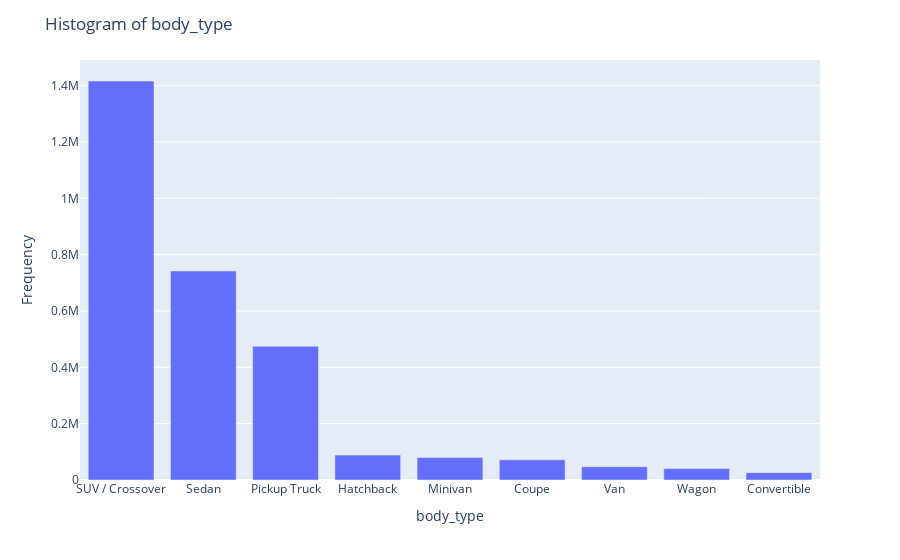
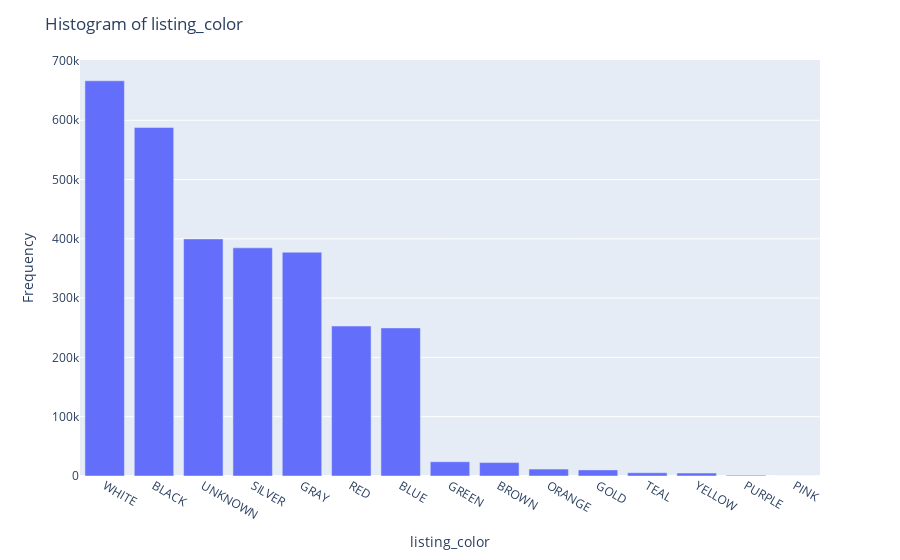
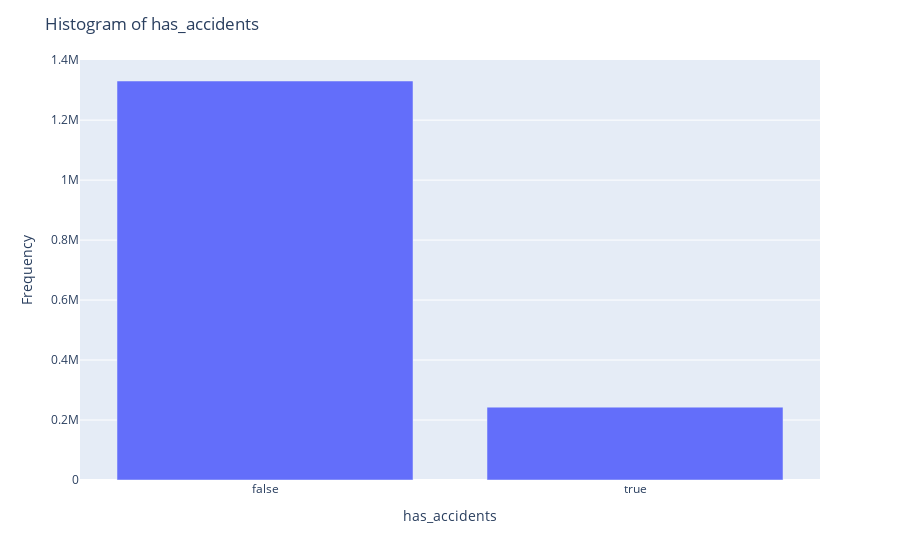
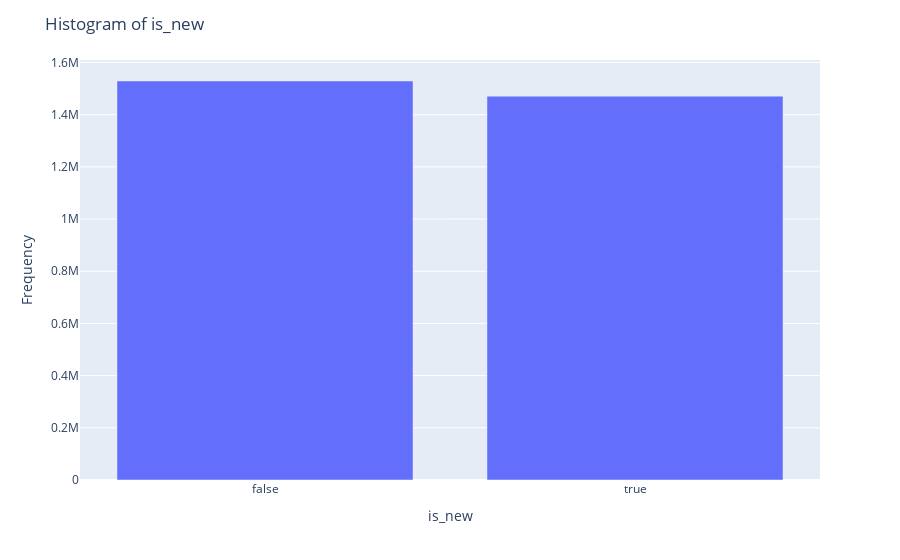

These figures' notebook cell, in order:
### Code cell
# Loop through categorical columns and create histograms
categorical_columns.remove('fleet')
categorical_columns.remove('frame_damaged')
categorical_columns.remove('trim_name')
categorical_columns.remove('wheel_system')

for col, frequencies in value_frequencies.items():
    fig = px.bar(frequencies, x=frequencies.index, y=frequencies.values, labels={'x': col, 'y': 'Frequency'})
    
    # Customize the layout if needed
    fig.update_layout(
        title=f'Histogram of {col}',
        xaxis_title=col,
        yaxis_title='Frequency',
        xaxis={'categoryorder':'total descending'}  # Sort categories by frequency
    )
    
    fig.show()

### Figure 1 — Plotly figure (JSON) as saved in the notebook; plotly's stock layout.template omitted (floating-point values rounded to 4 significant figures)
{"data": [{"alignmentgroup": "True", "hovertemplate": "body_type=%{x}<br>Frequency=%{y}<extra></extra>", "legendgroup": "", "marker": {"color": "#636efa", "pattern": {"shape": ""}}, "name": "", "offsetgroup": "", "orientation": "v", "showlegend": false, "textposition": "auto", "type": "bar", "x": ["SUV / Crossover", "Sedan", "Pickup Truck", "Hatchback", "Minivan", "Coupe", "Van", "Wagon", "Convertible"], "xaxis": "x", "y": [1416402, 742036, 474595, 88374, 79802, 71607, 47166, 40505, 26010], "yaxis": "y"}], "layout": {"barmode": "relative", "legend": {"tracegroupgap": 0}, "margin": {"t": 60}, "title": {"text": "Histogram of body_type"}, "xaxis": {"anchor": "y", "categoryorder": "total descending", "domain": [0, 1], "title": {"text": "body_type"}}, "yaxis": {"anchor": "x", "domain": [0, 1], "title": {"text": "Frequency"}}}}

### Figure 2 — Plotly figure (JSON) as saved in the notebook; plotly's stock layout.template omitted (floating-point values rounded to 4 significant figures)
{"data": [{"alignmentgroup": "True", "hovertemplate": "listing_color=%{x}<br>Frequency=%{y}<extra></extra>", "legendgroup": "", "marker": {"color": "#636efa", "pattern": {"shape": ""}}, "name": "", "offsetgroup": "", "orientation": "v", "showlegend": false, "textposition": "auto", "type": "bar", "x": ["WHITE", "BLACK", "UNKNOWN", "SILVER", "GRAY", "RED", "BLUE", "GREEN", "BROWN", "ORANGE", "GOLD", "TEAL", "YELLOW", "PURPLE", "PINK"], "xaxis": "x", "y": [666564, 587999, 399905, 384779, 377442, 252917, 249758, 24074, 22611, 11631, 10297, 5453, 5003, 1468, 139], "yaxis": "y"}], "layout": {"barmode": "relative", "legend": {"tracegroupgap": 0}, "margin": {"t": 60}, "title": {"text": "Histogram of listing_color"}, "xaxis": {"anchor": "y", "categoryorder": "total descending", "domain": [0, 1], "title": {"text": "listing_color"}}, "yaxis": {"anchor": "x", "domain": [0, 1], "title": {"text": "Frequency"}}}}

### Figure 3 — Plotly figure (JSON) as saved in the notebook; plotly's stock layout.template omitted (floating-point values rounded to 4 significant figures)
{"data": [{"alignmentgroup": "True", "hovertemplate": "has_accidents=%{x}<br>Frequency=%{y}<extra></extra>", "legendgroup": "", "marker": {"color": "#636efa", "pattern": {"shape": ""}}, "name": "", "offsetgroup": "", "orientation": "v", "showlegend": false, "textposition": "auto", "type": "bar", "x": [false, true], "xaxis": "x", "y": [1330491, 242954], "yaxis": "y"}], "layout": {"barmode": "relative", "legend": {"tracegroupgap": 0}, "margin": {"t": 60}, "title": {"text": "Histogram of has_accidents"}, "xaxis": {"anchor": "y", "categoryorder": "total descending", "domain": [0, 1], "title": {"text": "has_accidents"}}, "yaxis": {"anchor": "x", "domain": [0, 1], "title": {"text": "Frequency"}}}}

### Figure 4 — Plotly figure (JSON) as saved in the notebook; plotly's stock layout.template omitted (floating-point values rounded to 4 significant figures)
{"data": [{"alignmentgroup": "True", "hovertemplate": "is_new=%{x}<br>Frequency=%{y}<extra></extra>", "legendgroup": "", "marker": {"color": "#636efa", "pattern": {"shape": ""}}, "name": "", "offsetgroup": "", "orientation": "v", "showlegend": false, "textposition": "auto", "type": "bar", "x": [false, true], "xaxis": "x", "y": [1529003, 1471037], "yaxis": "y"}], "layout": {"barmode": "relative", "legend": {"tracegroupgap": 0}, "margin": {"t": 60}, "title": {"text": "Histogram of is_new"}, "xaxis": {"anchor": "y", "categoryorder": "total descending", "domain": [0, 1], "title": {"text": "is_new"}}, "yaxis": {"anchor": "x", "domain": [0, 1], "title": {"text": "Frequency"}}}}
